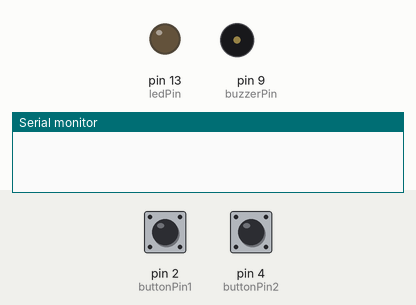
Bench run of a sketch on a simulated Arduino Uno, built with avr-gcc and run on an emulated ATmega328P. Shown: output pins drawn as LEDs (lit = HIGH), buzzer (waves = sounding), the last lines printed to the serial monitor. The inputs (shaded band) are chosen by the test bench; at power-on: pin 2 (buttonPin1) LOW, pin 4 (buttonPin2) LOW.

Above: at 1.2 s.
1.3 s: pin 2 (buttonPin1) pulled HIGH for 0.15 s
At 1.57 s:
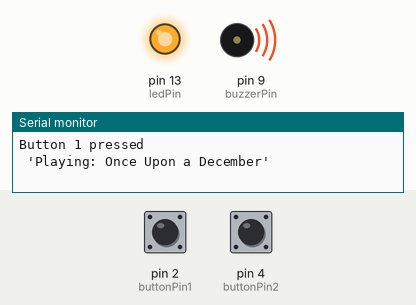
Timing chart, 0 to 10.3 s (numbered marks = the images above; inputs shaded):
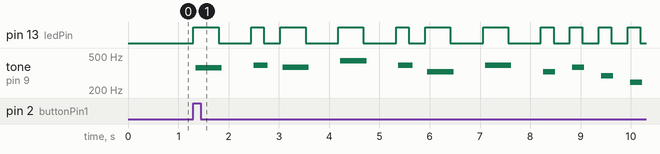

The sketch:

sketch_mar23a_proj_final.ino
```cpp
#include <Arduino.h>

#define NOTE_B0 31
#define NOTE_C1 33
#define NOTE_CS1 35
#define NOTE_D1 37
#define NOTE_DS1 39
#define NOTE_E1 41
#define NOTE_F1 44
#define NOTE_FS1 46
#define NOTE_G1 49
#define NOTE_GS1 52
#define NOTE_A1 55
#define NOTE_AS1 58
#define NOTE_B1 62
#define NOTE_C2 65
#define NOTE_CS2 69
#define NOTE_D2 73
#define NOTE_DS2 78
#define NOTE_E2 82
#define NOTE_F2 87
#define NOTE_FS2 93
#define NOTE_G2 98
#define NOTE_GS2 104
#define NOTE_A2 110
#define NOTE_AS2 117
#define NOTE_B2 123
#define NOTE_C3 131
#define NOTE_CS3 139
#define NOTE_D3 147
#define NOTE_DS3 156
#define NOTE_E3 165
#define NOTE_F3 175
#define NOTE_FS3 185
#define NOTE_G3 196
#define NOTE_GS3 208
#define NOTE_A3 220
#define NOTE_AS3 233
#define NOTE_B3 247
#define NOTE_C4 262
#define NOTE_CS4 277
#define NOTE_D4 294
#define NOTE_DS4 311
#define NOTE_E4 330
#define NOTE_F4 349
#define NOTE_FS4 370
#define NOTE_G4 392
#define NOTE_GS4 415
#define NOTE_A4 440
#define NOTE_AS4 466
#define NOTE_B4 494
#define NOTE_C5 523
#define NOTE_CS5 554
#define NOTE_D5 587
#define NOTE_DS5 622
#define NOTE_E5 659
#define NOTE_F5 698
#define NOTE_FS5 740
#define NOTE_G5 784
#define NOTE_GS5 831
#define NOTE_A5 880
#define NOTE_AS5 932
#define NOTE_B5 988
#define NOTE_C6 1047
#define NOTE_CS6 1109
#define NOTE_D6 1175
#define NOTE_DS6 1245
#define NOTE_E6 1319
#define NOTE_F6 1397
#define NOTE_FS6 1480
#define NOTE_G6 1568
#define NOTE_GS6 1661
#define NOTE_A6  1760
#define NOTE_AS6 1865
#define NOTE_B6  1976
#define NOTE_C7  2093
#define NOTE_CS7 2217
#define NOTE_D7  2349
#define NOTE_DS7 2489
#define NOTE_E7  2637
#define NOTE_F7  2794
#define NOTE_FS7 2960
#define NOTE_G7 3136
#define NOTE_GS7 3322
#define NOTE_A7  3520
#define NOTE_AS7 3729
#define NOTE_B7  3951
#define NOTE_C8  4186
#define NOTE_CS8 4435
#define NOTE_D8  4699
#define NOTE_DS8 4978
#define NOTE_F8 5588
#define NOTE_FS8 5920
#define REST 0

#define buzzerPin 9 // buzzer
#define ledPin 13 // led
#define buttonPin1 2 // button to play 1st melody - Once Upon a December (Ouad)
#define buttonPin2 4 // button to play 2nd melody - All Star

int melodyOuad[] = { // melody for button 1
  NOTE_FS4, NOTE_G4,
  NOTE_FS4,
  NOTE_A4, NOTE_G4,
  NOTE_E4,
  NOTE_G4, NOTE_E4,
  NOTE_FS4, NOTE_D4, NOTE_B3,
  NOTE_E4,
  NOTE_FS4,
  NOTE_FS4, NOTE_G4,
  NOTE_FS4, NOTE_FS4, NOTE_B4,
  NOTE_E4,
  NOTE_G4, NOTE_E4,
  NOTE_FS4, NOTE_D4, NOTE_B3,
  NOTE_CS4, NOTE_D4,
  NOTE_B3,
};

int tempoOuad[] = { // tempo for button 1
  2, 4,
  2,
  2, 4,
  2,
  2, 4,
  4, 4, 4,
  2,
  2,
  2, 4,
  2, 2, 4,
  2,
  2, 4,
  4, 4, 4,
  2, 4,
  2,
};

int melodyAllStar[] = { // melody for button 2
  NOTE_FS4,
  NOTE_B4, NOTE_GS4, NOTE_GS4, NOTE_FS4, NOTE_E4, NOTE_E4, NOTE_A4,
  NOTE_GS4, NOTE_GS4, NOTE_FS4, NOTE_FS4, NOTE_E4,
  NOTE_E4,
  NOTE_B4, NOTE_GS4, NOTE_GS4, NOTE_FS4, NOTE_FS4, NOTE_E4, NOTE_E4, NOTE_CS4,
  NOTE_B3, REST, NOTE_E4, NOTE_E4,
  NOTE_B4, NOTE_GS4, NOTE_GS4, NOTE_FS4, NOTE_FS4,
  NOTE_E4, NOTE_E4, NOTE_A4,
  NOTE_GS4, NOTE_GS4, NOTE_FS4, NOTE_FS4, NOTE_E4, NOTE_E4, NOTE_B4,
  NOTE_GS4, NOTE_GS4, NOTE_FS4, NOTE_E4, NOTE_E4, NOTE_FS4,
  NOTE_CS4,
};

int tempoAllStar[] = { // tempo for button 2
  4,
  8, 8, 4, 8, 8, 8, 4,
  8, 8, 8, 8, 4,
  8,
  8, 8, 8, 8, 8, 8, 8, 4,
  4, 8, 8, 8,
  8, 8, 8, 8, 8,
  8, 8, 4,
  8, 8, 8, 8, 8, 8, 4,
  8, 8, 4, 8, 8, 4,
  4,
};

int switchOne = 0; // initialize button 1
int switchTwo = 0; // initialize button 2

void setup(void) {
  pinMode(buzzerPin, OUTPUT); // Buzzer
  pinMode(ledPin, OUTPUT); // LED
  pinMode(buttonPin1, INPUT); // Button1
  pinMode(buttonPin2, INPUT); // Button2

  Serial.begin(9600); // For serial communication
}

void loop() {
  switchOne = digitalRead(buttonPin1);
  switchTwo = digitalRead(buttonPin2);

  if (switchOne == HIGH) { // if button 1 pressed, play OUAD
    sing(1);

  } else if (switchTwo == HIGH) { // if button 2 pressed, play All Star
    sing(2);
  }

}

int song = 0;

void sing(int song) {
  if (song == 1) {
    Serial.println("Button 1 pressed");
    Serial.println(" 'Playing: Once Upon a December' ");

    int size = sizeof(melodyOuad) / sizeof(int); // Calculate size of melody array

    // Iterate over the notes of the melody
    for (int thisNote = 0; thisNote < size; thisNote++) {

      // Calculate note duration based on tempo
      int noteDuration = 1000 / tempoOuad[thisNote]; // 1 second = 1000, so 1000 / note type
      // e.g. quarter note = 1000 / 4, eighth note = 1000/8, etc.

      // Play the note
      buzz(buzzerPin, melodyOuad[thisNote], noteDuration);

      // Add a pause between notes - set a minimum time between them
      int pauseBetweenNotes = noteDuration * 1.30; // Note duration + 1.30 seems to sound alright
      delay(pauseBetweenNotes);

      // Stop playing the note
      buzz(buzzerPin, 0, noteDuration);

     }

  } else if (song == 2) {
      Serial.println("Button 2 pressed");
      Serial.println(" 'Playing: All Star' ");

      int size = sizeof(melodyAllStar) / sizeof(int); // Calculate size of melody array

      // Iterate over the notes of the melody
      for (int thisNote = 0; thisNote < size; thisNote++) {

      // Calculate note duration based on tempo
      int noteDuration = 1000 / tempoAllStar[thisNote]; // 1 second = 1000, so 1000 / note type
      // e.g. quarter note = 1000 / 4, eighth note = 1000/8, etc.

      // Play the note
      buzz(buzzerPin, melodyAllStar[thisNote], noteDuration);

      // Add a pause between notes - set a minimum time between them
      int pauseBetweenNotes = noteDuration * 1.30; // Note duration + 1.30 seems to sound alright
      delay(pauseBetweenNotes);

      // Stop playing the note
      buzz(buzzerPin, 0, noteDuration);

      }
  }

}

void buzz(int targetPin, long frequency, long length) { // Function to play a note

  digitalWrite(13, HIGH); // Led lights up

  // Calculate the delay value between transitions
  long delayValue = 1000000 / frequency / 2;
  // 1 second's worth of microseconds (1,000,000), divided by the frequency,
  // then split in half since there are two phases to each cycle - a sound wave has 2 phases

  // Calculate the number of cycles for proper timing
  long numCycles = frequency * length / 1000;
  // Multiply frequency (cycles per second) by the length to get the total number of cycles needed
  // to produce the sound for the specified duration.
  // Divide by 1000 to convert from milliseconds to seconds

  // Generate the tone for the specified length of time
  for (long i = 0; i < numCycles; i++) {

    digitalWrite(targetPin, HIGH); // Set buzzer pin to high to push out the diaphragm
    delayMicroseconds(delayValue); // Wait for the calculated delay value

    digitalWrite(targetPin, LOW); // Set buzzer pin low to pull back the diaphram
    delayMicroseconds(delayValue); // Wait again or the calculated delay value

  }

  digitalWrite(13, LOW); // Led turns off

}
```

Measured:
- after the input at 1.3 s, pin 13 (ledPin): LOW → HIGH at once, → LOW 0.50 s later, → HIGH 0.65 s later, → LOW 0.25 s later, … (22 changes in this stretch); tone on pin 9 (buzzerPin): plays 366 Hz for 0.52 s, 391 Hz for 0.28 s, 369 Hz for 0.52 s, 438 Hz for 0.52 s, 391 Hz for 0.28 s, 329 Hz for 0.52 s … (11 notes in this stretch), starting after 0.05 s
